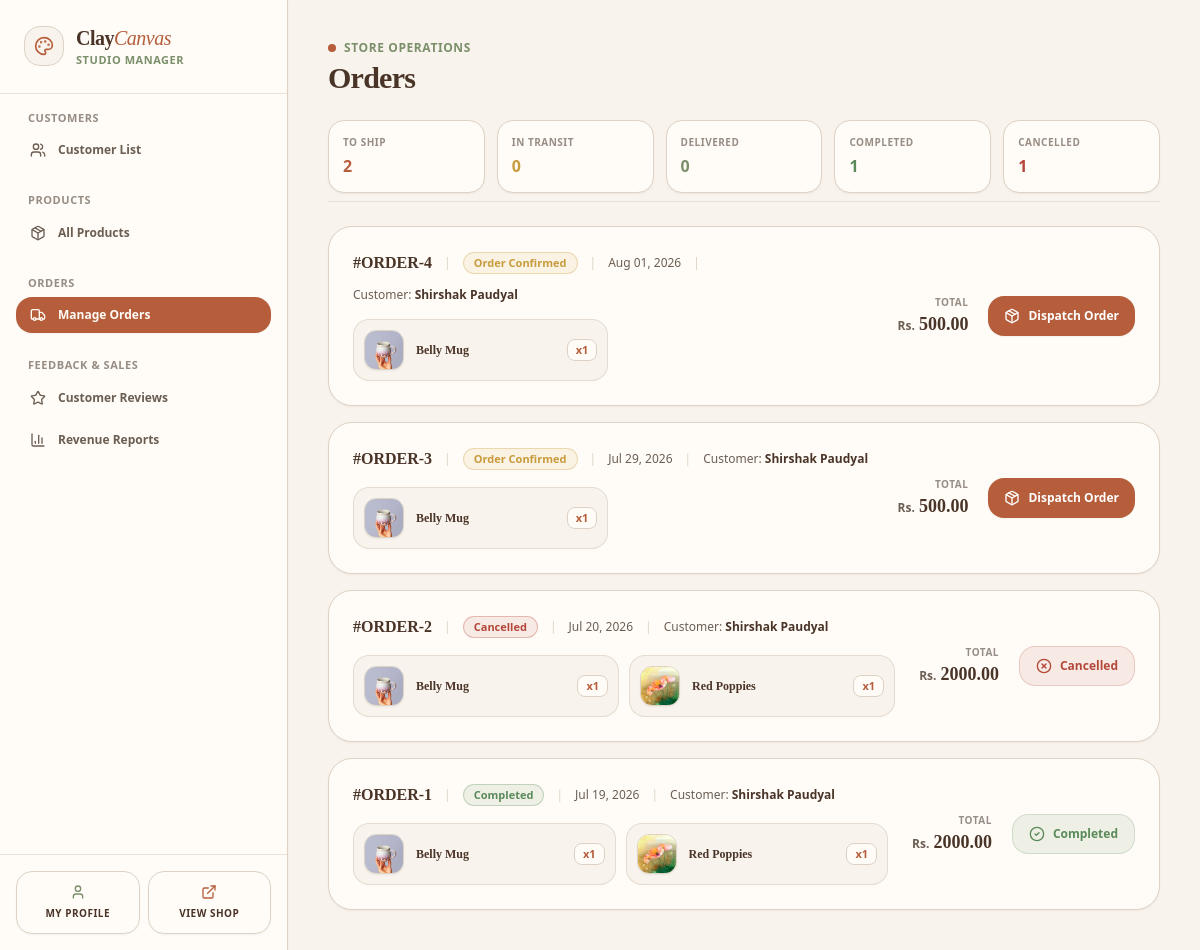
/dashboard/admin/?section=order-fulfillment (signed in), run on an earlier commit of the app's database.
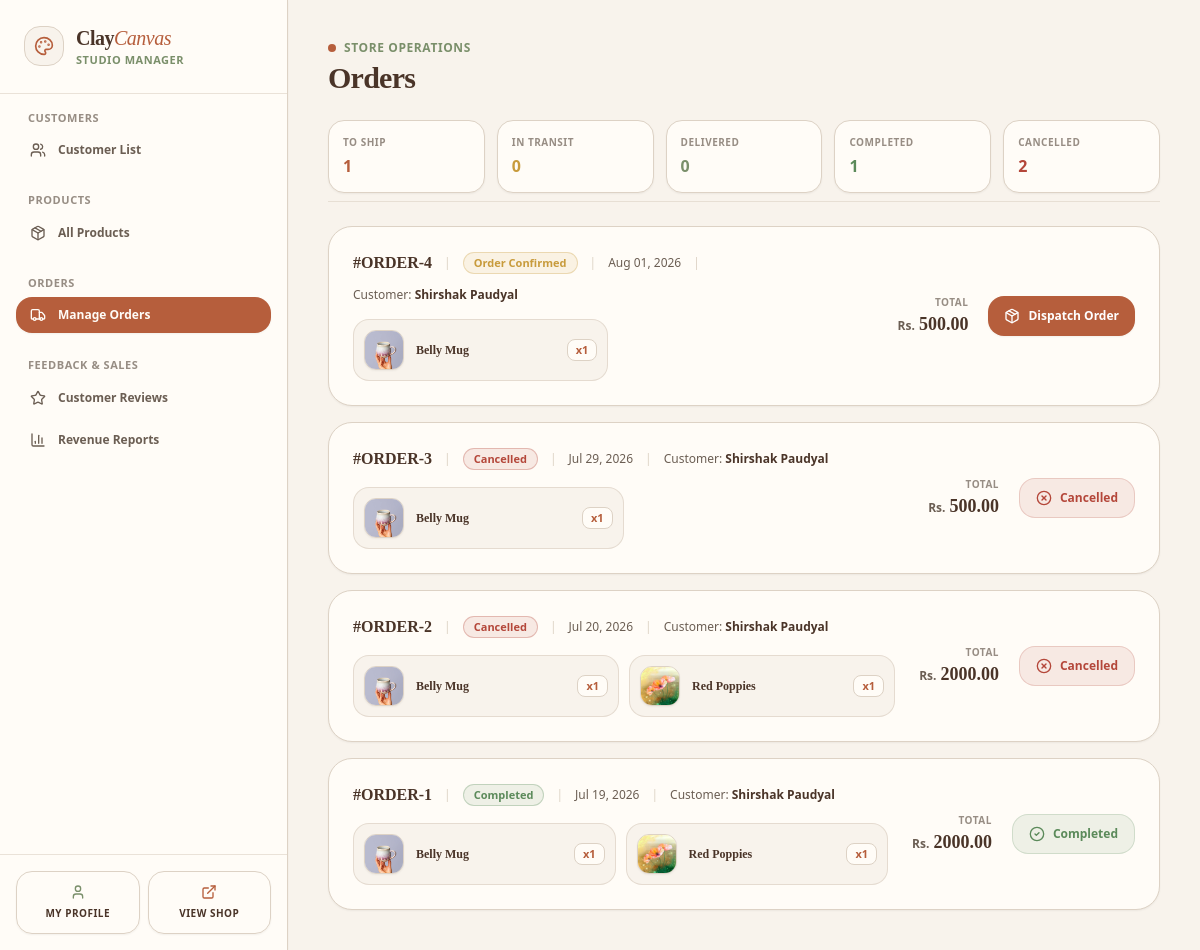
And on a later commit of the database.
### cc_app/models.py (models this page shows, shortened)
class Order(models.Model):
    class Status(models.TextChoices):
        CONFIRMED = 'confirmed', 'Order Confirmed'
        SHIPPING = 'shipping', 'In Transit'
        DELIVERED = 'delivered', 'Delivered'
        COMPLETED = 'completed', 'Completed'
        CANCELLED = 'cancelled', 'Cancelled'
    class PaymentMethod(models.TextChoices):
        ESEWA = 'esewa', 'eSewa'
        COD = 'cod', 'Cash on Delivery'
    customer = models.ForeignKey(User, on_delete=models.CASCADE, related_name='orders')
    total_amount = models.DecimalField(max_digits=12, decimal_places=2)
    status = models.CharField(max_length=20, choices=Status.choices, default=Status.CONFIRMED)
    transaction_id = models.CharField(max_length=100, blank=True, null=True, help_text="Payment provider tracking reference ID")
    shipping_address = models.TextField()
    payment_method = models.CharField(max_length=20, choices=PaymentMethod.choices, default=PaymentMethod.ESEWA)
    created_at = models.DateTimeField(auto_now_add=True)

class User(AbstractUser):
    phone = models.CharField(max_length=20, blank=True)
    address = models.TextField(blank=True)
    profile_picture = models.ImageField(upload_to='images/user/', blank=True, null=True)

### cc_app/views/dashboard.py (the view)
# urls.py: path('dashboard/admin/', admin_dashboard_view, name='admin_dashboard'),
@login_required
def admin_dashboard_view(request):
    if not request.user.is_staff:
        messages.error(request, "You do not have permission to access the admin dashboard.")
        return redirect('/')
    section = request.GET.get('section', 'customer-management')
    context = {
        'section': section,
        'awaiting_dispatch_count': Order.objects.filter(status='confirmed').count(),
        'awaiting_delivery_count': Order.objects.filter(status='shipping').count(),
        'delivered_count': Order.objects.filter(status='delivered').count(),
        'completed_count': Order.objects.filter(status='completed').count(),
        'cancelled_count': Order.objects.filter(status='cancelled').count(),
        'total_gross_revenue': Order.objects.filter(status='completed').aggregate(total=models.Sum('total_amount'))['total'] or 0,
    }
    if section == 'customer-management':
        context['customers'] = User.objects.filter(is_staff=False).order_by('-date_joined')
    elif section == 'product-management':
        context['products'] = Product.objects.all().order_by('-created_at')
    elif section == 'order-fulfillment':
        context['orders'] = Order.objects.all().order_by('-created_at')
    elif section == 'product-reviews':
        context['reviews'] = Review.objects.all().order_by('-created_at')
    elif section == 'revenue-logs':
        context['revenue_logs'] = Order.objects.filter(status='completed').order_by('-created_at')
    return render(request,'dashboard/admin_dashboard.html', context)

### cc_app/templates/dashboard/admin_dashboard.html (shortened to what the changed rows need)
<!DOCTYPE html>
<html lang="en">
<head>
    {% load static %}
    <link href="{% static 'css/styles.css' %}" rel="stylesheet" />
</head>
<body class="bg-[#F8F3EC] flex flex-col md:flex-row min-h-screen font-sans text-[#6B5E53] antialiased selection:bg-[#B65E3C]/20 selection:text-[#B65E3C]">
    <aside class="w-full md:w-72 bg-[#FFFCF7] flex flex-col border-b md:border-b-0 md:border-r border-[#DDD2C5] shrink-0 z-30 shadow-sm">
        <div class="p-6 border-b border-[#DDD2C5]/60 flex items-center justify-between md:block">
            <div class="flex items-center gap-3">
                <div>
                    <h1 class="text-xl font-serif font-bold tracking-tight text-[#4A3428]">
                        Clay<span class="text-[#B65E3C] italic font-normal">Canvas</span>
                    </h1>
                </div>
            </div>
        </div>
    </aside>
    <main class="flex-grow flex flex-col h-auto md:h-screen overflow-y-auto bg-[#F8F3EC] p-4 sm:p-6 lg:p-10 custom-scrollbar">
        <div class="max-w-7xl w-full mx-auto space-y-6">
            {% if section == 'customer-management' or not section %}
                {% include 'dashboard/admin/_customer_management.html' %}
            {% elif section == 'product-management' %}
                {% include 'dashboard/admin/_product_management.html' %}
            {% elif section == 'order-fulfillment' %}
                {% include 'dashboard/admin/_order_fulfillment.html' %}
            {% elif section == 'product-reviews' %}
                {% include 'dashboard/admin/_product_reviews.html' %}
            {% elif section == 'revenue-logs' %}
                {% include 'dashboard/admin/_revenue_logs.html' %}
            {% endif %}
        </div>
    </main>
</body>
</html>

### cc_app/templates/dashboard/admin/_order_fulfillment.html (shortened to what the changed rows need)
<div class="space-y-6">
    <div class="flex flex-col xl:flex-row xl:items-center justify-between gap-6 pb-2 border-b border-[#DDD2C5]/60">
        <div>
            <h1 class="text-2xl sm:text-3xl font-serif font-bold text-[#4A3428] tracking-tight">Orders</h1>
        </div>
        <div class="grid grid-cols-2 sm:grid-cols-5 gap-3 w-full xl:w-auto">
            <div class="bg-[#FFFCF7] border border-[#DDD2C5] rounded-2xl p-3.5 flex flex-col justify-center min-w-[130px] shadow-sm">
                <span class="text-[10px] uppercase font-bold tracking-wider text-[#6B5E53]/70 block mb-1">To Ship</span>
                <span class="text-base font-bold text-[#B65E3C]">{{ awaiting_dispatch_count }}</span>
            </div>
            <div class="bg-[#FFFCF7] border border-[#DDD2C5] rounded-2xl p-3.5 flex flex-col justify-center min-w-[130px] shadow-sm col-span-2 sm:col-span-1">
                <span class="text-[10px] uppercase font-bold tracking-wider text-[#6B5E53]/70 block mb-1">Cancelled</span>
                <span class="text-base font-bold text-[#B4473A]">{{ cancelled_count }}</span>
            </div>
        </div>
    </div>
    <div class="space-y-4">
        {% for order in orders %}
            <div class="bg-[#FFFCF7] border border-[#DDD2C5] rounded-3xl p-5 sm:p-6 flex flex-col lg:flex-row lg:items-center justify-between gap-6 hover:border-[#B65E3C]/40 transition-all duration-200 shadow-sm">
                <div class="space-y-4 flex-grow w-full">
                    <div class="flex flex-wrap items-center gap-2.5 sm:gap-3 text-xs">
                        <span class="font-serif font-bold text-base text-[#4A3428]">#ORDER-{{ order.id }}</span>
                        <span class="text-[#DDD2C5]">|</span>
                        <span class="text-[11px] font-semibold px-2.5 py-0.5 rounded-full border
                            {% if order.status == 'confirmed' %} bg-[#C89B3C]/10 text-[#C89B3C] border-[#C89B3C]/30
                            {% elif order.status == 'shipping' %} bg-[#7A8F6A]/10 text-[#7A8F6A] border-[#7A8F6A]/30
                            {% elif order.status == 'delivered' %} bg-[#7A8F6A]/10 text-[#7A8F6A] border-[#7A8F6A]/30
                            {% elif order.status == 'cancelled' %} bg-[#B4473A]/10 text-[#B4473A] border-[#B4473A]/30
                            {% else %} bg-[#5B8A5A]/10 text-[#5B8A5A] border-[#5B8A5A]/30 {% endif %}">
                            {{ order.get_status_display }}
                        </span>
                        <span class="text-[#DDD2C5]">|</span>
                        <span class="text-[#6B5E53] font-medium">{{ order.created_at|date:"M d, Y" }}</span>
                        <span class="text-[#DDD2C5]">|</span>
                        <span class="text-[#6B5E53]">Customer: <strong class="text-[#4A3428] font-semibold">{{ order.customer.get_full_name }}</strong></span>
                    </div>
                    <div class="grid grid-cols-1 sm:grid-cols-2 gap-2.5 max-w-4xl">
                        {% for item in order.items.all %}
                            <div class="flex items-center gap-3 bg-[#F8F3EC] border border-[#DDD2C5]/70 p-2.5 rounded-2xl">
                                <div class="w-10 h-10 bg-[#FFFCF7] border border-[#DDD2C5] rounded-xl overflow-hidden flex items-center justify-center shrink-0 shadow-sm">
                                    {% if item.product.product_image %}
                                        <img src="{{ item.product.product_image.url }}" alt="{{ item.product.name }}" class="w-full h-full object-cover">
                                    {% else %}
                                        <i data-lucide="palette" class="w-4 h-4 text-[#7A8F6A]"></i>
                                    {% endif %}
                                </div>
                                <div class="min-w-0 flex-grow flex items-center justify-between gap-2">
                                    <span class="text-[#4A3428] text-xs font-semibold truncate font-serif">
                                        {{ item.product.name }}
                                    </span>
                                    <span class="text-[#B65E3C] bg-[#FFFCF7] px-2 py-0.5 rounded-lg border border-[#DDD2C5] text-[11px] font-bold shrink-0">x{{ item.quantity }}</span>
                                </div>
                            </div>
                        {% endfor %}
                    </div>
                </div>
                <div class="flex flex-wrap sm:flex-nowrap items-center justify-between lg:justify-end gap-5 border-t lg:border-t-0 border-[#DDD2C5]/60 pt-4 lg:pt-0 shrink-0 w-full lg:w-auto">
                    <div class="flex flex-col lg:text-right">
                        <span class="text-[10px] uppercase font-bold tracking-wider text-[#6B5E53]/70">Total</span>
                        <div class="flex items-baseline gap-1">
                            <span class="text-xs font-bold text-[#6B5E53]">Rs.</span>
                            <span class="text-lg font-bold text-[#4A3428] font-serif">{{ order.total_amount }}</span>
                        </div>
                    </div>
                    <div class="flex items-center gap-2 w-full sm:w-auto justify-end">
                        {% if order.status == 'confirmed' %}
                        <a href="/order/dispatch/{{ order.id }}" class="bg-[#B65E3C] hover:bg-[#94492F] text-white font-semibold h-10 px-4 rounded-2xl transition-all duration-200 flex items-center justify-center gap-2 text-xs whitespace-nowrap shadow-sm">
                            <i data-lucide="package" class="w-4 h-4"></i>
                            <span>Dispatch Order</span>
                        </a>
                        {% elif order.status == 'delivered' %}
                        <div class="bg-[#F8F3EC] border border-[#DDD2C5] text-[#6B5E53] font-semibold h-10 px-4 rounded-2xl flex items-center justify-center gap-2 text-xs select-none">
                            <i data-lucide="clock" class="w-4 h-4 text-[#C89B3C]"></i>
                            <span>Awaiting Handover</span>
                        </div>
                        {% elif order.status == 'cancelled' %}
                        <div class="bg-[#B4473A]/10 border border-[#B4473A]/20 text-[#B4473A] font-semibold h-10 px-4 rounded-2xl flex items-center justify-center gap-2 text-xs select-none">
                            <i data-lucide="x-circle" class="w-4 h-4"></i>
                            <span>Cancelled</span>
                        </div>
                        {% else %}
                        <div class="bg-[#5B8A5A]/10 border border-[#5B8A5A]/20 text-[#5B8A5A] font-semibold h-10 px-4 rounded-2xl flex items-center justify-center gap-2 text-xs select-none">
                            <i data-lucide="check-circle-2" class="w-4 h-4"></i>
                            <span>Completed</span>
                        </div>
                        {% endif %}
                    </div>
                </div>
            </div>
        {% endfor %}
    </div>
</div>

What changed in the data, as far as the page shows it:
changed Order "Jul 29, 2026": status "Order Confirmed" → "Cancelled"; status "Dispatch Order" → "Cancelled"
Also different on the page:
{{ awaiting_dispatch_count }}: "2" → "1"
{{ cancelled_count }}: "1" → "2"
